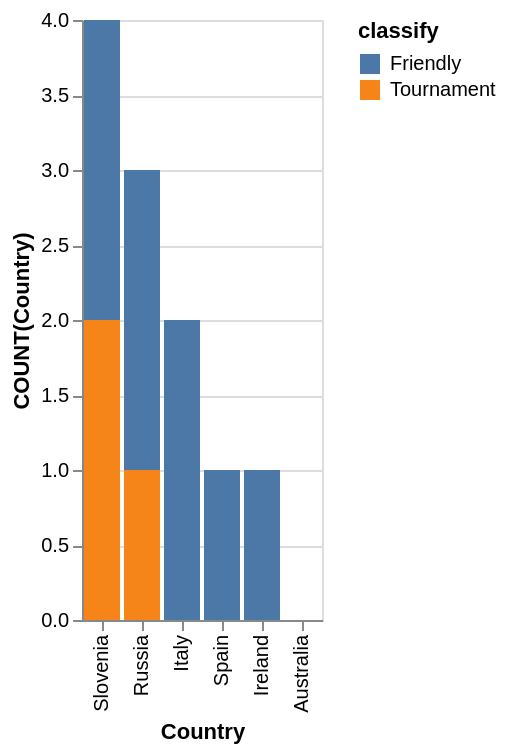

This figure's Vega-Lite source:
### Vega-Lite specification from a JSON file in a GitHub repository (floating-point values rounded to 4 significant figures)
{"data": {"values": [{"x_data": "Russia", "y_data": 2, "classify": "Friendly"}, {"x_data": "Slovenia", "y_data": 2, "classify": "Friendly"}, {"x_data": "Italy", "y_data": 2, "classify": "Friendly"}, {"x_data": "Australia", "y_data": 0, "classify": "Friendly"}, {"x_data": "Spain", "y_data": 1, "classify": "Friendly"}, {"x_data": "Ireland", "y_data": 1, "classify": "Friendly"}, {"x_data": "Russia", "y_data": 1, "classify": "Tournament"}, {"x_data": "Slovenia", "y_data": 2, "classify": "Tournament"}, {"x_data": "Italy", "y_data": 0, "classify": "Tournament"}, {"x_data": "Australia", "y_data": 0, "classify": "Tournament"}, {"x_data": "Spain", "y_data": 0, "classify": "Tournament"}, {"x_data": "Ireland", "y_data": 0, "classify": "Tournament"}]}, "mark": "bar", "encoding": {"x": {"field": "x_data", "type": "nominal", "title": "Country", "sort": {"op": "sum", "field": "y_data", "order": "descending"}}, "y": {"field": "y_data", "type": "quantitative", "title": "COUNT(Country)"}, "color": {"field": "classify"}}}
